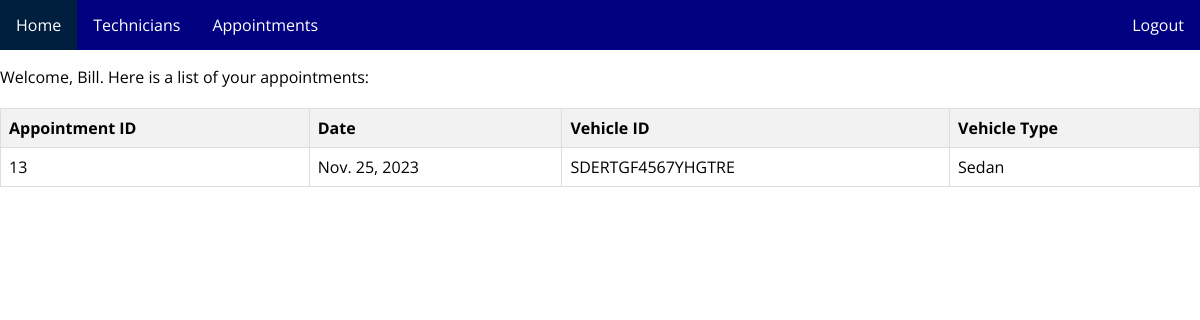
/view_inprocess_appointments (signed in), run on an earlier commit of the app's database.
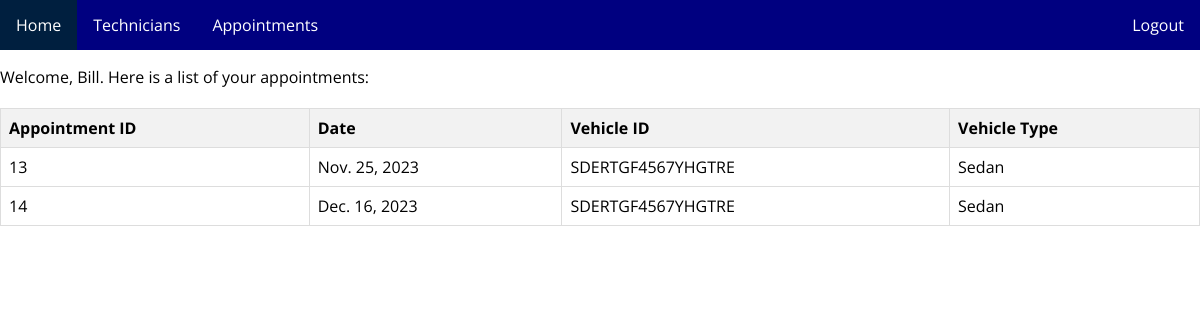
And on a later commit of the database.
### account_setup/models.py (models this page shows, shortened)
class Appointment(models.Model):
    appointment_id = models.AutoField(primary_key=True)
    date = models.DateField()
    vehicle_id = models.CharField(max_length=17)
    vehicletype = models.CharField(max_length=30)
    customer_email = models.ForeignKey(CustomerInfo, on_delete=models.CASCADE)
    location = models.CharField(max_length=100)
    service_details = models.CharField(max_length=250)
    total_price = models.DecimalField(decimal_places=2, max_digits=8)
    manager_start_approval = models.BooleanField(default=False)
    manager_finish_approval = models.BooleanField(default=False)

### account_setup/views.py (the view)
# urls.py: path("view_inprocess_appointments", views.view_inprocess_appointments, name="view_inprocess_appointments"),
def view_inprocess_appointments(request):
    manager_email = request.session.get('manager_email', None)
    if manager_email == None:
        return HttpResponseRedirect("/manager_login")
    appointment_objects = Appointment.objects.filter(manager_start_approval=True, manager_finish_approval=False)
    return render(request, "account_setup/view_inprocess_appointments.html", {'appointments':appointment_objects})

### account_setup/templates/account_setup/view_inprocess_appointments.html (shortened to what this page needs)
{% extends "base_after_logging_manager.html" %}
{% block content %}
    <head>
    </head>
    <p>Welcome, {{ request.session.manager_email }}. Here is a list of your appointments:</p>
    <table>
        <thead>
            <tr>
                <th>Appointment ID</th>
                <th>Date</th>
                <th>Vehicle ID</th>
                <th>Vehicle Type</th>
            </tr>
        </thead>
        <tbody>
            {% for appointment in appointments %}
                <tr>
                    <td>{{ appointment.appointment_id }}</td>
                    <td>{{ appointment.date }}</td>
                    <td>{{ appointment.vehicle_id }}</td>
                    <td>{{ appointment.vehicletype }}</td>
                </tr>
            {% endfor %}
        </tbody>
    </table>
{% endblock %}

### templates/base_after_logging_manager.html (shortened to what this page needs)
<!DOCTYPE html>
<html lang="en">
<head>
</head>
<body>
    <nav>
        <ul>
            <li><a href="{% url 'manager_dashboard' %}">Home</a></li>
            <li class="dropdown">
                <a href="#">Technicians</a>
            </li>
            <li class="dropdown">
                <a href="#">Appointments</a>
            </li>
            <li class="logout"><a href="{% url 'logout_manager' %}">Logout</a></li>
        </ul>
    </nav>
    {% block content %}
    {% endblock %}
</body>
</html>

### templates/base_after_logging_manager.html (style rules this page uses)
body { font-family: 'Open Sans', sans-serif; margin: 0; padding: 0; }
nav { background-color: navy; }
ul { list-style-type: none; margin: 0; padding: 0; overflow: hidden; }
li { float: left; }
li a { display: block; color: white; text-align: center; padding: 14px 16px; text-decoration: none; }
.dropdown { display: inline-block; }
li.logout { float: right; }

### account_setup/templates/account_setup/view_inprocess_appointments.html (style rules this page uses)
table { width: 100%; border-collapse: collapse; margin-top: 20px; }
th, td { border: 1px solid #ddd; padding: 8px; text-align: left; }
th { background-color: #f2f2f2; }

What changed in the data, as far as the page shows it:
added Appointment: appointment_id "14", date "Dec. 16, 2023", vehicle_id "SDERTGF4567YHGTRE", vehicletype "Sedan"
